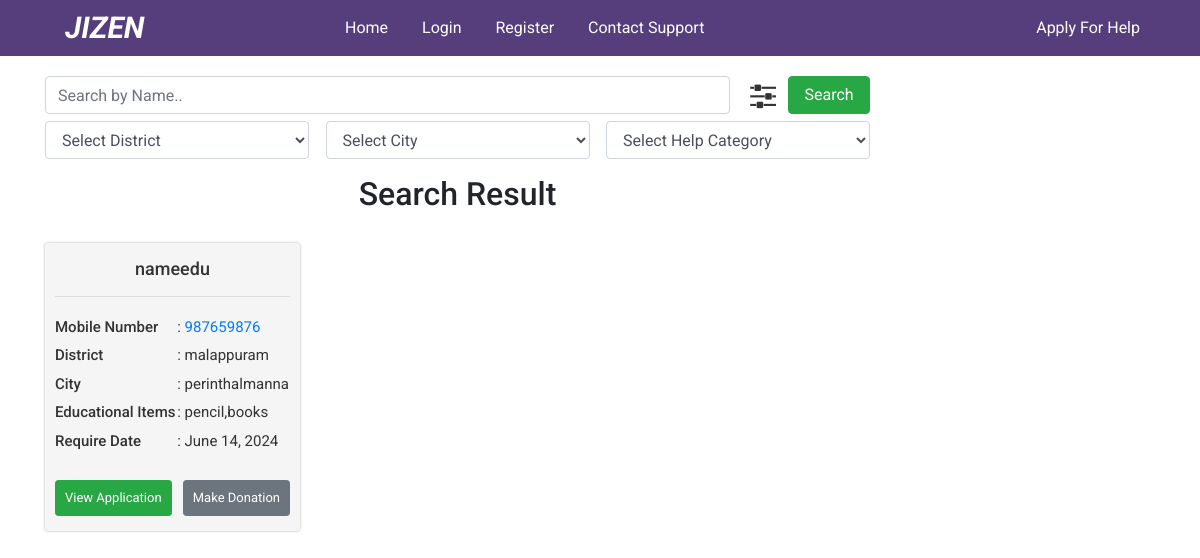
The page /search-poor/ on the database its author committed.
### poorapp/models.py (models this page shows, shortened)
class Receivers(models.Model):
    name                    = models.CharField(max_length=150)
    email                   = models.EmailField(max_length=150, blank=True)
    mobile_number           = models.IntegerField()
    password                = models.CharField(max_length = 30, default="123456")
    aplicant_proffessions   = models.ForeignKey('ApplicantProffession', on_delete=models.CASCADE)
    gender_list = (
        ('F','Female'),
        ('M','Male'),
        ('O','Other')
    )
    aplicant_gender         = models.CharField(max_length=1,default = 1,choices=gender_list)
    aplicant_age            = models.IntegerField(default=30)
    image                   = models.ImageField(upload_to='uploads/')
    father_name             = models.CharField(max_length=150)
    father_proffession      = models.ForeignKey('FatherProffession', on_delete=models.CASCADE)
    father_contact_number   = models.IntegerField()
    mother_name             = models.CharField(max_length=150)
    help_type               = models.ForeignKey('HelpCategory', on_delete=models.CASCADE)
    amount                  = models.IntegerField()
    amount_received         = models.IntegerField(default=0)
    require_date            = models.DateField()
    city_name               = models.ForeignKey(CityList, on_delete= models.CASCADE)
    district_name           = models.ForeignKey(DistrictList, on_delete= models.CASCADE)
    post_code               = models.CharField(max_length=20)
    address                 = models.TextField(max_length=500)
    payment_type            = models.ForeignKey('PaymentType', on_delete=models.CASCADE, default=0,null=True)
    payment_type_account    = models.IntegerField(blank=True,null=True)
    identity_document_lists = (
        ('DL','Driving License'),
        ('PP','Passport'),
        ('NC','NID Card'),
        ('BC','Birth Certificate'),
    )
    identity_doc_type       = models.CharField(max_length=2, choices=identity_document_lists)
    identity_doc            = models.ImageField(upload_to='uploads/')
    identity_doc_number     = models.IntegerField(blank=True)
    document_file_one       = models.ImageField(upload_to='uploads/', blank=True)
    problem_description     = RichTextField(blank=True,null=True)
    status                  = models.BooleanField(default=False)
    complete_status         = models.BooleanField(default=False)
    timestamp               = models.DateField(auto_now_add=True, auto_now=False)
    update                  = models.DateField(auto_now=True, auto_now_add=False)
    cloth_count             = models.IntegerField(default=0);
    cloth_size              = models.CharField(max_length=200,default='0');
    edu_items               = models.CharField(max_length=300,default='');
    food_quantity           = models.IntegerField(default=0);
    food_time               = models.CharField(max_length=200,null=True, blank=True);

class CityList(models.Model):
    district    = models.ForeignKey(DistrictList, on_delete=models.CASCADE)
    city_name   = models.CharField(max_length=100)
    def __str__(self):
        return self.city_name

class DistrictList(models.Model):
    district_name = models.CharField(max_length=100)
    def __str__(self):
        return self.district_name

### commonapp/views.py (the view)
# urls.py: path('search-poor/', views.search_poor, name='search_poor'),
def search_poor(request):
    qs = models.Receivers.objects.all()
    qs = qs.filter(complete_status=False,status=True)
    name = request.POST.get('search')
    district = request.POST.get('district')
    city = request.POST.get('city')
    help_cat = request.POST.get('help_cat')
    if help_cat:
        int_help_cat = int(help_cat)
    else:
        int_help_cat = None;
    if name !="" and name != None:
        qs = qs.filter(name__icontains=name)
    if district != "" and district != None:
        qs = qs.filter(district_name=district)
    if city != "" and city != None:
        qs = qs.filter(city_name=city)
    if help_cat != "" and help_cat != None:
        qs = qs.filter(help_type=help_cat)
    help_category = models.HelpCategory.objects.all()
    district_list = models.DistrictList.objects.all()
    context = {
        'poor_search':qs,
        'help_category':help_category,
        'district_list':district_list,
        'help_cat':int_help_cat,
    }
    return render(request, 'commonapp/search_poor.html',context)

### poorapp/models.py (called while the page is built)
    def __str__(self):
        return self.category_name

### templates/commonapp/search_poor.html (shortened to what this page needs)
{% extends 'commonapp/website_base.html' %}
{% load data_load %}
{% block body %}
    <section class="home_page_area">
        <div class="container">
            <div class="row">
                <div class="col-md-9">
                    <form action="{% url 'commonapp:search_poor' %}" method="POST"> {% csrf_token %}
                        <div class="search_bar_area">
                            <div class="search_bar">
                                <div class="search_box">
                                    <input type="text" name="search" placeholder="Search by Name.." class="form-control">
                                </div>
                                <div class="submit_area">
                                    <div class="submit_btn">
                                        <input type="submit" class="btn btn-success" value="Search">
                                    </div>
                                    <div class="fileter_icon">
                                        <p><i class="fa fa-sliders" aria-hidden="true"></i></p>
                                    </div>
                                </div>
                            </div>
                            <div class="filter_item">
                                <div class="single_search">
                                    <select name="district" id="district" class="form-control">
                                        <option value=""> Select District  </option>
                                    </select>
                                </div>
                                <div class="single_search">
                                    <select name="city" id="city" class="form-control">
                                        <option value="">Select City</option>
                                    </select>
                                </div>
                                <div class="single_search">
                                    <select id="help_cat" name="help_cat" class="form-control">
                                        <option value="">Select Help Category</option>
                                    </select>
                                </div>
                            </div>
                        </div>
                    </form>
                    <div class="poor_times_area">
                        <div class="row">
                            {% if poor_search %}
                            <h2 style="display: block; width:100%;">Search Result</h2>
                                {% for poor in poor_search %}
                                    <div class="col-sm-4">
                                        <div class="single_poor single_item_home">
                                            <h1>{{poor.name}}</h1>
                                            <hr>
                                            <ul>
                                                <li><strong>Mobile Number</strong>: <a href="tel:{{poor.mobile_number}}">{{poor.mobile_number}}</a></li>
                                                <li><strong>District</strong>: {{poor.city_name.district}}</li>
                                                <li><strong>City</strong>: {{poor.city_name}}</li>
                                                {% if poor.help_type.id == 3 %}
                                            <li><strong>Acount Required</strong>: {{poor.amount}}</li>
                                            <li><strong>Amount Received</strong>: {{poor.amount_received}}</li>
                                            <li><strong>Amount Need</strong>: {{total_payments|make_payment:poor}}</li>
                                        {% elif poor.help_type.id == 1 %}
                                            <li><strong>Educational Items</strong>: {{ poor.edu_items }}</li>
                                        {% elif poor.help_type.id == 2 %}
                                            <li><strong>Cloth Count </strong>: {{ poor.cloth_count }}</li>
                                            <li><strong>Cloth Size </strong>: {{ poor.cloth_size }}</li>
                                        {% elif poor.help_type.id == 6 %}
                                            <li><strong>Food Quantity </strong>: {{ poor.food_quantity }}</li>
                                            <li><strong>Food Time </strong>: {{ poor.food_time }}</li>
                                        {% endif %}
                                                <li><strong>Require Date</strong>: {{poor.require_date}}</li>
                                            </ul>
                                            <div class="btn_area">
                                                <ul>
                                                    <li><a class="btn btn-success btn-sm float-left" href="{% url 'commonapp:single_poor_people' poor.id %}">View Application</a></li>
                                                    <li><a class="btn btn-secondary btn-sm float-right" href="{% url 'poorapp:doner_login' %}">Make Donation</a></li>
                                                </ul>
                                            </div>
                                        </div>
                                    </div>
                                {% endfor %}
                                {% else %}
                                <h2 style="color:red;display: block; width:100%;">No Result Found </h2>
                                {% endif %}
                        </div>
                    </div>
                </div>
            </div>
        </div>
    </section>
{% endblock body %}

### static/style.css (style rules this page uses)
body { font-family: 'Roboto', sans-serif; }
*,h1,h2,h3,h4,h5,h6,ul,li,a,p { margin: 0; padding: 0; }
ul { list-style: none; }
.single_poor { background: #f5f5f5; padding: 15px 20px; border-radius: 3px; box-shadow: 0px 0px 3px #b4b4b3; overflow: hidden; margin-bottom: 20px; }
.single_poor h1 { font-size: 24px; text-align: center; color: #333; }
.single_poor ul li strong { width: 43%; overflow: hidden; display: inline-block; font-weight: 500; vertical-align: bottom; }
.single_poor ul li { font-size: 15px; padding: 3px 0; color: #333; }
.btn_area { padding: 25px 0 10px; text-align: center; }
.btn_area ul li { display: inline; }
.btn_area ul li a { display: inline-block; padding: 7px 11px; }
.filter_item { overflow: hidden; margin-top: 10px; }
.single_search { float: left; width: 32%; margin-right: 2%; }
.single_search:last-child { margin-right: 0; }
.search_bar { overflow: hidden; }
.search_box { float: left; width: 83%; margin-right: 1%; }
.submit_area { float: left; width: 16%; overflow: hidden; }
.submit_btn { float: right; width: 62%; }
.submit_btn input { padding: 6px; width: 100%; }
.fileter_icon { text-align: center; }
.fileter_icon i { font-size: 30px; cursor: pointer; color: #333; padding: 4px; }
.search_bar_area { position: relative; }
.filter_item { overflow: hidden; transition: all 0.5s; position: absolute; top: 35px; left: 0; width: 100%; opacity: 1; z-index: 999; }
.single_poor.single_item_home ul li strong { width: 50%; overflow: hidden; display: inline-block; font-weight: 500; vertical-align: bottom; }
.single_item_home .btn_area ul li a { display: inline-block; padding: 7px 9px; font-size: 13px; }
.single_poor.single_item_home h1 { font-size: 18px; text-align: center; color: #333; }
.single_poor.single_item_home ul li strong { width: 52%; overflow: hidden; display: inline-block; font-weight: 500; vertical-align: bottom; }
.single_poor.single_item_home { background: #f5f5f5; padding: 15px 10px; border-radius: 3px; box-shadow: 0px 0px 3px #b4b4b3; overflow: hidden; margin-bottom: 20px; }
.poor_times_area h2 { text-align: center; margin-top: 61px; margin-bottom: 30px; }

### rows shown on the page
Receivers: name "nameedu", mobile_number "987659876", city_name.district "malappuram", city_name "perinthalmanna", edu_items "pencil,books", require_date "June 14, 2024"
